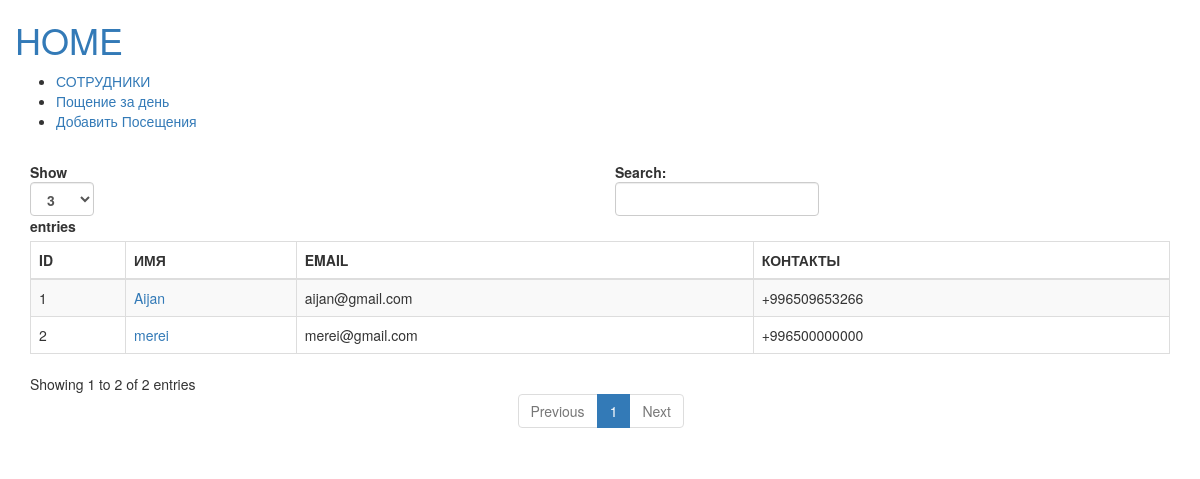
Before: / with the older database file.
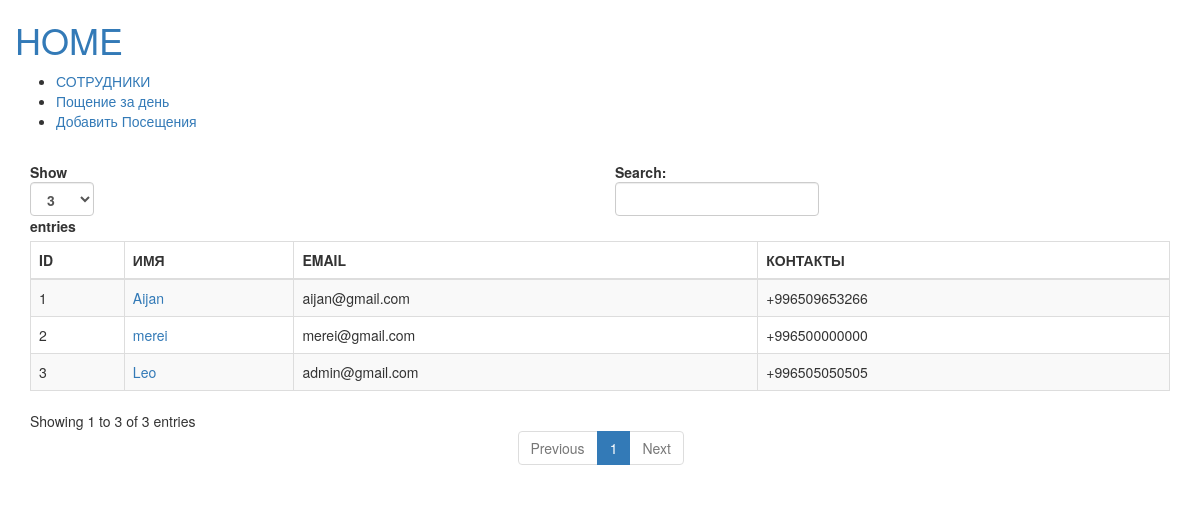
After: the same page with the newer database file.
### grid/models.py (models this page shows, shortened)
class Employee(models.Model):
    name = models.CharField(max_length=50)
    email = models.EmailField(blank=True, null=True)
    phone = models.CharField(max_length=55)
    position = models.ForeignKey(Position, on_delete=models.CASCADE)
    image = models.ImageField(upload_to='employers/')
    stack = models.CharField(max_length=1000, blank=True, null=True)
    slug = models.SlugField(unique=True)
    def get_absolute_url(self):
        return reverse('employee', kwargs={'slug': self.slug})

### grid/views.py (the view)
# urls.py: path('', index, name='index'),
def index(request):
    employers = Employee.objects.all()
    context = {
        'employers': employers
    }
    return render(request, 'show.html', context)

### grid/templates/show.html (shortened to what this page needs)
{% extends "base.html" %}
{% block content %}
<div class="col-md-12">
    <div class="table-responsive">
        <table id="bootstrapdatatable" class="table table-striped table-bordered" width="100%" >
            <thead>
            <th>ID</th>
            <th>ИМЯ</th>
            <th>EMAIL</th>
            <th>КОНТАКТЫ</th>
            </thead>
            <tbody>
            {% for employee in employers %}
            <tr>
                <td>{{ employee.id }}</td>
                <td><a href="{{ employee.get_absolute_url }}">{{ employee.name }}</a></td>
                <td>{{ employee.email }}</td>
                <td>{{ employee.phone }}</td>
            </tr>
            {% endfor %}
            </tbody>
        </table>
    </div>
</div>
{% endblock %}

### grid/templates/base.html (shortened to what this page needs)
{% load static %}
<!DOCTYPE html>
<html lang="en">
<head>
    <link href="{% static 'css/style.css' %}" rel="stylesheet" >
    <link href="http://maxcdn.bootstrapcdn.com/bootstrap/3.3.0/css/bootstrap.min.css" rel="stylesheet"
    id="bootstrap-css">
</head>
<body>
    <header id="header" class="fixed-top d-flex align-items-cente">
        <div class="container-fluid container-xl d-flex align-items-center justify-content-lg-between">
            <h1 class="logo me-auto me-lg-0"><a href="{% url 'index' %}">HOME</a></h1>
            <nav id="navbar" class="navbar order-last order-lg-0">
                <ul>
                    <li><a class="nav-link scrollto" href="{% url 'index' %}">СОТРУДНИКИ</a></li>
                    <li><a class="nav-link scrollto" href="{% url 'get_visit_day' %}">Пощение за день</a></li>
                    <li><a class="nav-link scrollto" href="{% url 'add_visit' %}">Добавить Посещения</a></li>
                </ul>
            </nav>
        </div>
    </header>
    <div class="container">
        <div class="row">
            {%block content%}
            {%endblock%}
        </div>
    </div>
    </body>

### grid/static/css/style.css (style rules this page uses)
body { background-color: aqua; color: black; }

Changed rows visible on the page:
added Employee: id "3", name "Leo", email "admin@gmail.com", phone "+996505050505"
Other visible differences:
text written by a page script: "Show entries Search: Showing 1 to 2 of 2 entries Previous 1 Next" → "Show entries Search: Showing 1 to 3 of 3 entries Previous 1 Next"
